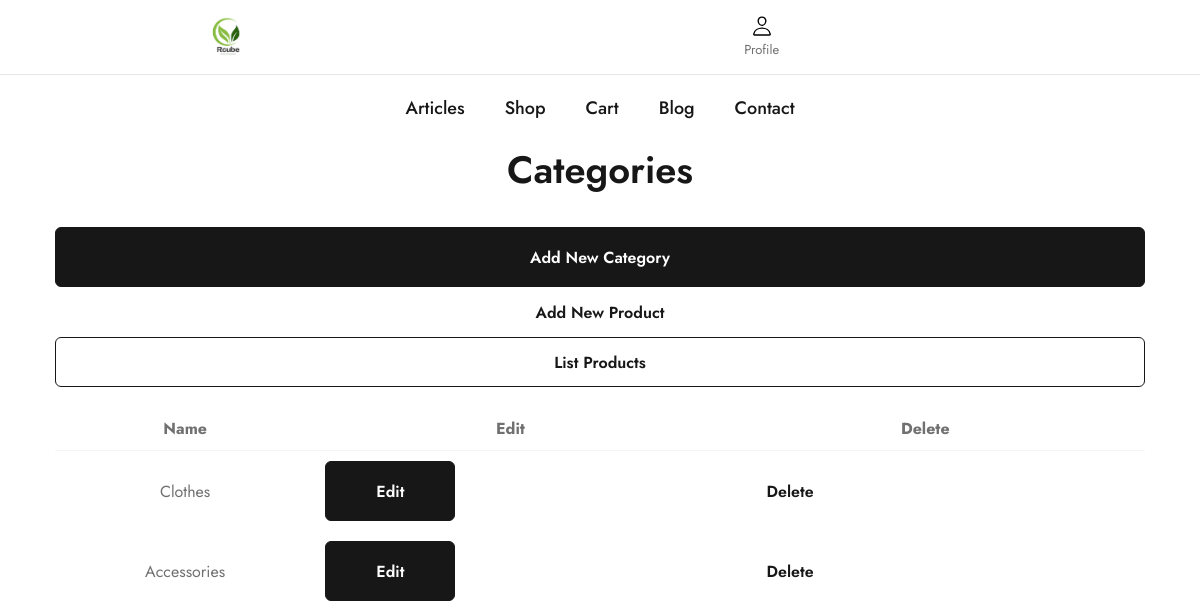
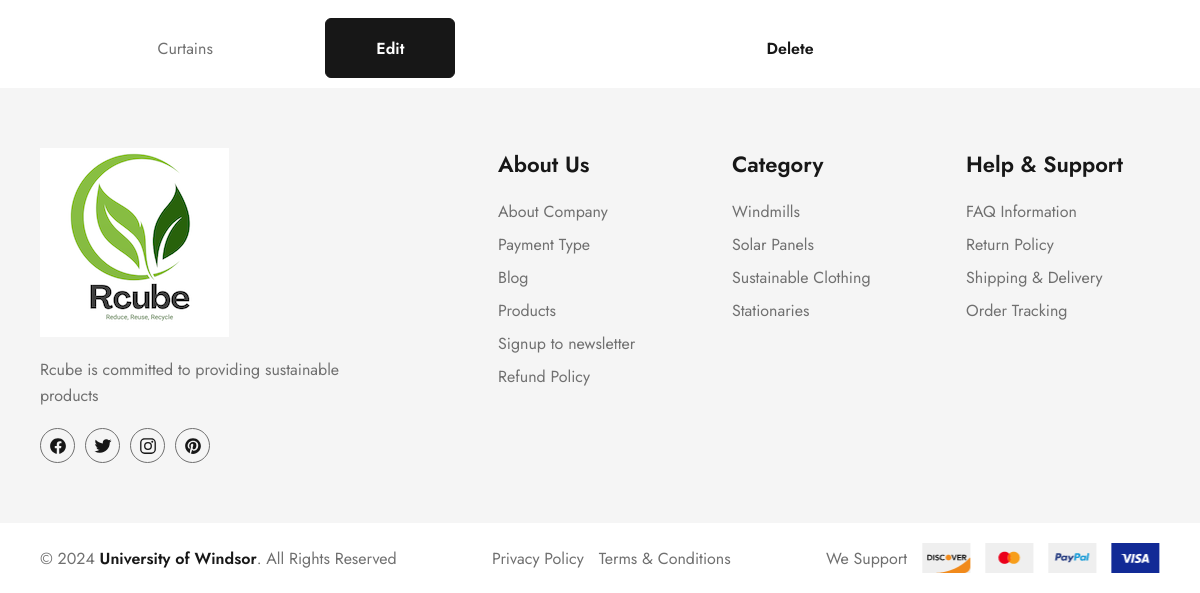
The app's page /categories/ (signed in), older data (2 pictures, top to bottom).
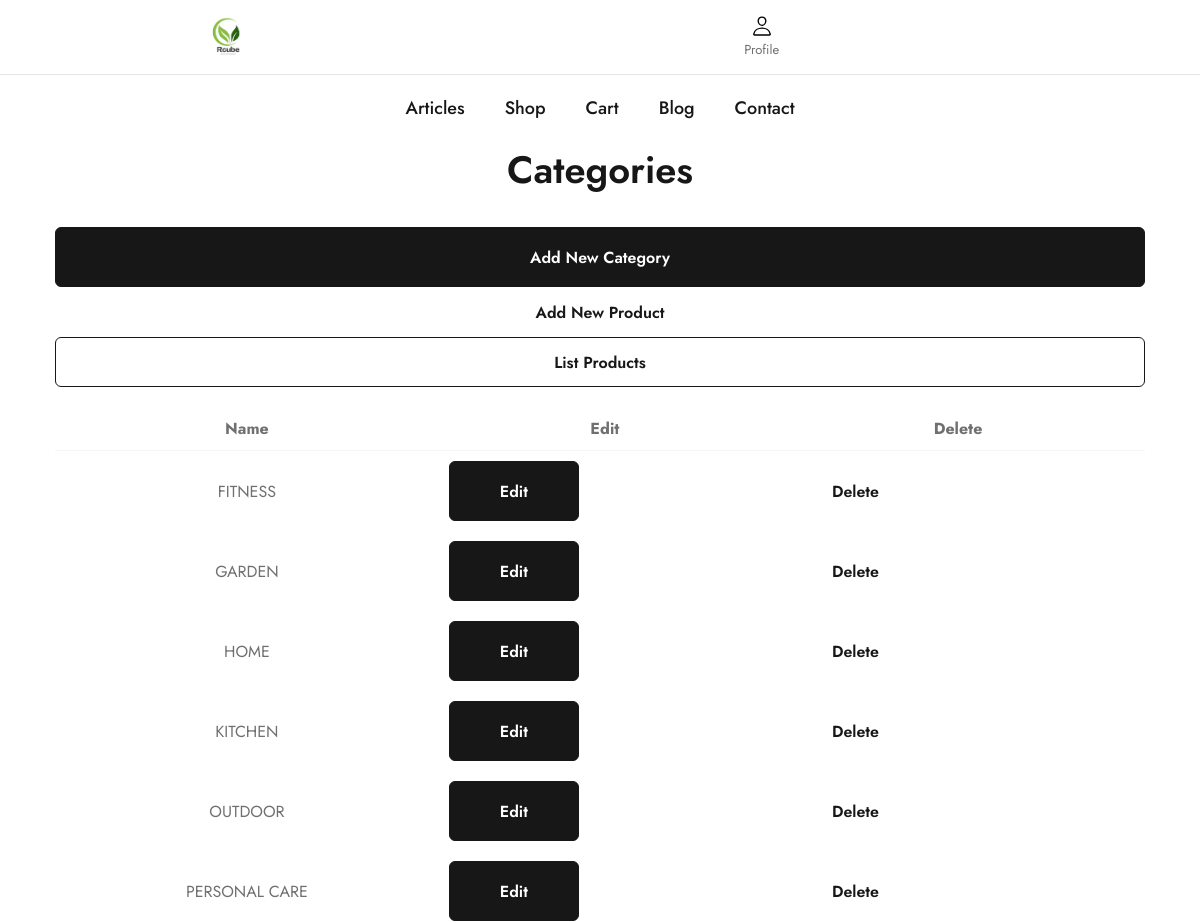
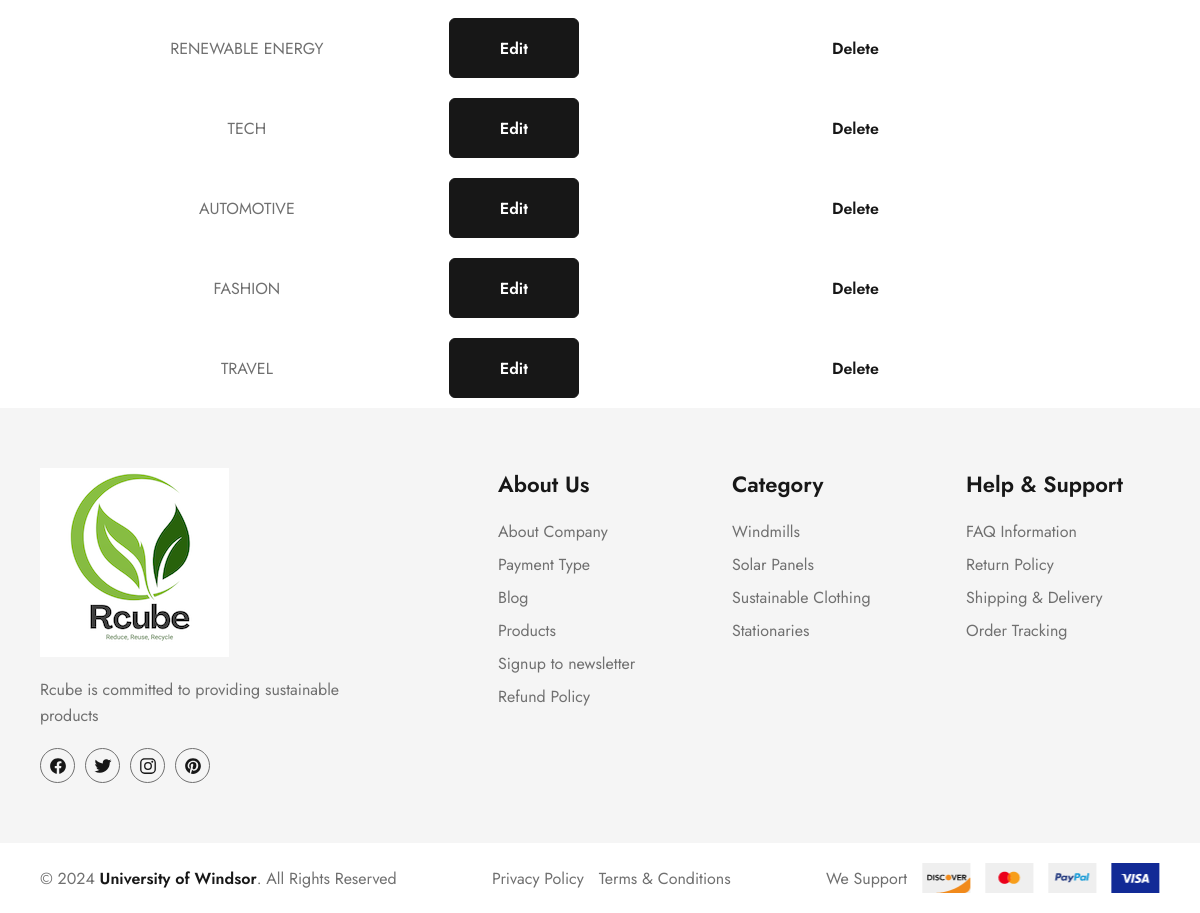
The same page, newer data (2 pictures, top to bottom).
### usersApp/models.py (models this page shows, shortened)
class Category(models.Model):
    name = models.CharField(max_length=100, unique=True)
    description = models.TextField(blank=True)

### usersApp/views.py (the view)
# urls.py: path('categories/', views.list_categories, name='list_categories'),
@login_required
def list_categories(request):
    categories = Category.objects.all()
    return render(request, 'list_categories.html', {'categories': categories})

### usersApp/templates/list_categories.html (shortened to what this page needs)
{% extends "rcube-green-ecom/base.html" %}
{% block content %}
  <div class="container">
    <h2 class="h2 section-title">Categories</h2>
    <div class="button-group" style="margin-bottom: 20px;">
      <a href="{% url 'add_category' %}" class="btn btn-primary">Add New Category</a>
      <a href="{% url 'add_product' %}" class="btn btn-secondary">Add New Product</a>
      <a href="{% url 'list_products' %}" class="btn btn-outline">List Products</a>
    </div>
    <table style="width: 100%; border-collapse: collapse;">
      <thead>
        <tr>
          <th style="padding: 10px; border-bottom: 1px solid var(--cultured);">Name</th>
          <th style="padding: 10px; border-bottom: 1px solid var(--cultured);">Edit</th>
          <th style="padding: 10px; border-bottom: 1px solid var(--cultured);">Delete</th>
        </tr>
      </thead>
      <tbody>
        {% for category in categories %}
          <tr>
            <td style="padding: 10px; text-align: center;">{{ category.name }}</td>
            <td style="padding: 10px; text-align: center;">
              <a href="{% url 'edit_category' category.id %}">
                <button type="button" class="btn btn-primary">Edit</button>
              </a>
            </td>
            <td style="padding: 10px; text-align: center;">
              <form method="post" action="{% url 'delete_category' category.id %}">
                <button type="submit" class="btn btn-secondary">Delete</button>
              </form>
            </td>
          </tr>
        {% endfor %}
      </tbody>
    </table>
  </div>
{% endblock %}

### templates/rcube-green-ecom/base.html (shortened to what this page needs)
<!DOCTYPE html>
<html lang="en">
<head>
  {% load static %}
  <link rel="stylesheet" href="{% static 'css/style.css' %}">
</head>
<body>
  {% block header %}
  <header class="header" data-header>
    <div class="container">
      <a href="{% url 'home' %}" class="logo">
        <img src="{% static 'images/logo.png' %}" alt="R CUBE logo" width="42" height="41">
      </a>
      {% block header-content %}
      <div class="header-actions">
        {% if user.is_authenticated %}
          <div class="dropdown">
            <button class="header-action-btn dropdown-toggle" type="button">
              <ion-icon name="person-outline" aria-hidden="true"></ion-icon>
              <p class="header-action-label">Profile</p>
            </button>
          </div>
        {% else %}
          <button class="header-action-btn" onclick="window.location.href='{% url 'user_accounts' %}'">
            <ion-icon name="person-outline" aria-hidden="true"></ion-icon>
            <p class="header-action-label">Sign in</p>
          </button>
        {% endif %}
      </div>
      {% endblock %}
      {% block navbar %}
      <nav class="navbar" data-navbar>
        <ul class="navbar-list">
          <li><a href="{% url 'articles' %}" class="navbar-link">Articles</a></li>
          <li><a href="{% url 'shop' %}" class="navbar-link">Shop</a></li>
          <li><a href="{% url 'cart' %}" class="navbar-link">Cart</a></li>
          <li><a href="#blog" class="navbar-link">Blog</a></li>
          <li><a href="#" class="navbar-link">Contact</a></li>
        </ul>
      </nav>
      {% endblock %}
    </div>
  </header>
  {% endblock %}
  <main class="container mt-4">
    {% block content %}
    {% endblock %}
  </main>
  {% block footer %}
  <footer class="footer">
    <div class="footer-top">
      <div class="container">
        <div class="footer-brand">
          <a href="{% url 'home' %}" class="logo">
            <img src="{% static 'images/logo.png' %}" alt="R CUBE logo">
          </a>
          <p class="footer-text">Rcube is committed to providing sustainable products</p>
          <ul class="social-list">
            <li><a href="#" class="social-link"><ion-icon name="logo-facebook"></ion-icon></a></li>
            <li><a href="#" class="social-link"><ion-icon name="logo-twitter"></ion-icon></a></li>
            <li><a href="#" class="social-link"><ion-icon name="logo-instagram"></ion-icon></a></li>
            <li><a href="#" class="social-link"><ion-icon name="logo-pinterest"></ion-icon></a></li>
          </ul>
        </div>
        <ul class="footer-list">
          <li><p class="footer-list-title">About Us</p></li>
          <li><a href="#" class="footer-link">About Company</a></li>
          <li><a href="#" class="footer-link">Payment Type</a></li>
          <li><a href="#" class="footer-link">Blog</a></li>
          <li><a href="#" class="footer-link">Products</a></li>
          <li><a href="#" class="footer-link">Signup to newsletter</a></li>
          <li><a href="#" class="footer-link">Refund Policy</a></li>
        </ul>
        <ul class="footer-list">
          <li><p class="footer-list-title">Category</p></li>
          <li><a href="#" class="footer-link">Windmills</a></li>
          <li><a href="#" class="footer-link">Solar Panels</a></li>
          <li><a href="#" class="footer-link">Sustainable Clothing</a></li>
          <li><a href="#" class="footer-link">Stationaries</a></li>
        </ul>
        <ul class="footer-list">
          <li><p class="footer-list-title">Help & Support</p></li>
          <li><a href="#" class="footer-link">FAQ Information</a></li>
          <li><a href="#" class="footer-link">Return Policy</a></li>
          <li><a href="#" class="footer-link">Shipping & Delivery</a></li>
          <li><a href="#" class="footer-link">Order Tracking</a></li>
        </ul>
      </div>
    </div>
    <div class="footer-bottom">
      <div class="container">
        <p class="copyright">&copy; 2024 <a href="#">University of Windsor</a>. All Rights Reserved</p>
        <ul class="footer-bottom-list">
          <li><a href="#" class="footer-bottom-link">Privacy Policy</a></li>
          <li><a href="#" class="footer-bottom-link">Terms & Conditions</a></li>
        </ul>
        <div class="payment">
          <p class="payment-title">We Support</p>
          <img src="{% static 'images/payment-img.png' %}" alt="Online payment logos" class="payment-img">
        </div>
      </div>
    </div>
  </footer>
  {% endblock %}
</body>
</html>

### templates/rcube-green-ecom/base.html (style rules this page uses)
.dropdown { position: relative; display: inline-block; }

Row changes from the older to the newer data that the page shows:
removed Category: name "Clothes"
removed Category: name "Accessories"
removed Category: name "Curtains"
added Category: name "FITNESS"
added Category: name "GARDEN"
added Category: name "HOME"
added Category: name "KITCHEN"
added Category: name "OUTDOOR"
added Category: name "PERSONAL CARE"
added Category: name "RENEWABLE ENERGY"
added Category: name "TECH"
added Category: name "AUTOMOTIVE"
added Category: name "FASHION"
added Category: name "TRAVEL"
